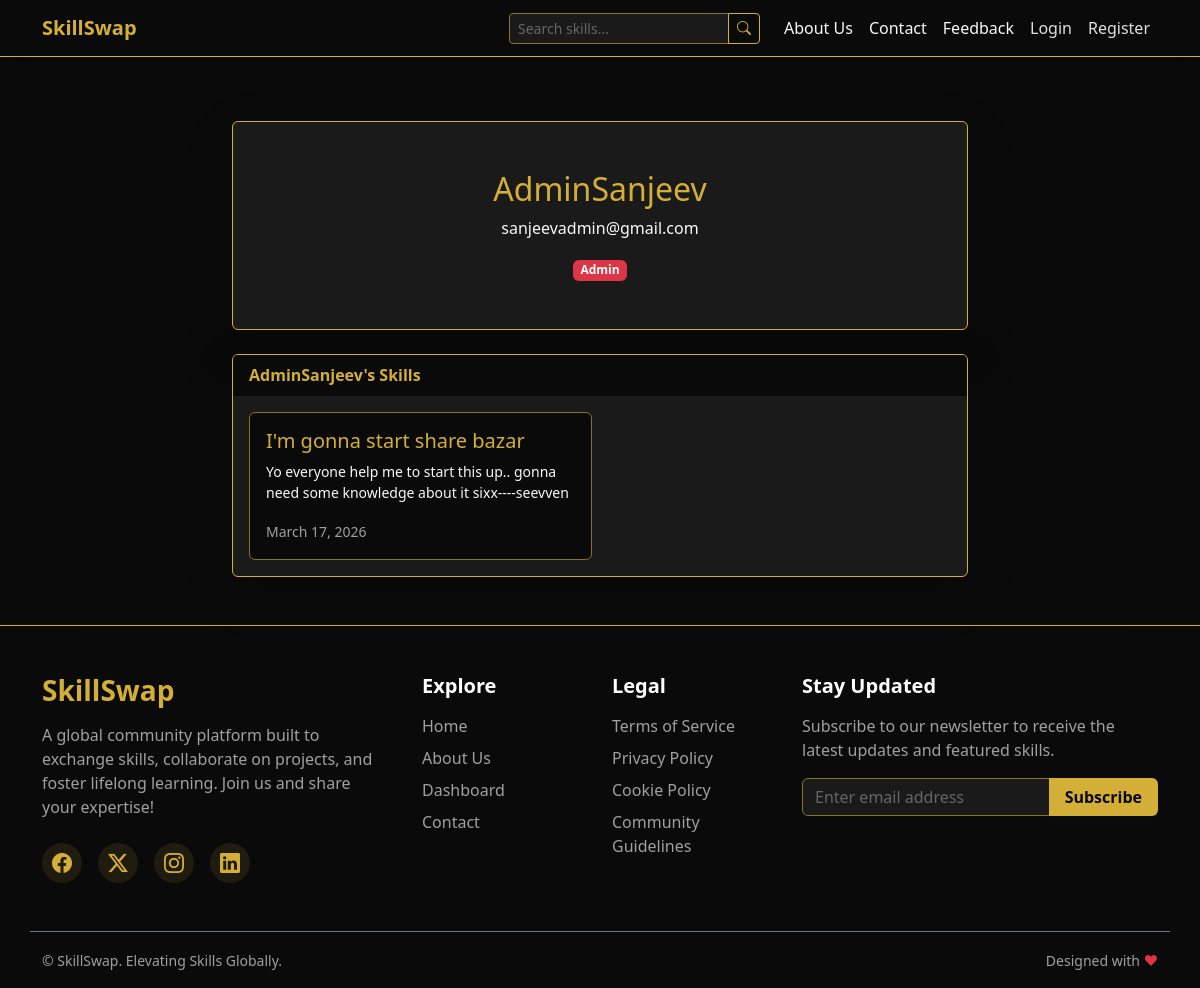
Page /user/AdminSanjeev on the committed database.
### models.py (models this page shows)
class User(db.Model, UserMixin):
    id = db.Column(db.Integer, primary_key=True)
    username = db.Column(db.String(20), unique=True, nullable=False)
    email = db.Column(db.String(120), unique=True, nullable=False)
    password = db.Column(db.String(60), nullable=False)
    is_admin = db.Column(db.Boolean, default=False)
    skills = db.relationship('Skill', backref='author', lazy=True)
    comments = db.relationship('Comment', backref='author', lazy=True)
    feedbacks = db.relationship('Feedback', backref='author', lazy=True)
    likes = db.relationship('Like', backref='user', lazy=True)

class Skill(db.Model):
    id = db.Column(db.Integer, primary_key=True)
    title = db.Column(db.String(100), nullable=False)
    description = db.Column(db.Text, nullable=False)
    date_posted = db.Column(db.DateTime, nullable=False, default=datetime.utcnow)
    user_id = db.Column(db.Integer, db.ForeignKey('user.id'), nullable=False)
    category_id = db.Column(db.Integer, db.ForeignKey('category.id'), nullable=False)
    comments = db.relationship('Comment', backref='skill', lazy=True)
    likes = db.relationship('Like', backref='skill', lazy=True)

### app.py (the view)
@app.route("/user/<username>")
def user_profile(username):
    user = User.query.filter_by(username=username).first_or_404()
    skills = Skill.query.filter_by(author=user).order_by(Skill.date_posted.desc()).all()
    return render_template('user_profile.html', user=user, skills=skills)

### templates/user_profile.html (shortened to what this page needs)
{% extends "base.html" %}
{% block content %}
<div class="row justify-content-center">
    <div class="col-lg-8">
        <div class="card bg-dark border-gold shadow-lg mt-4">
            <div class="card-body p-5 text-center">
                <h2 class="text-gold">{{ user.username }}</h2>
                <p class="text-light">{{ user.email }}</p>
                {% if user.is_admin %}
                <span class="badge bg-danger">Admin</span>
                {% endif %}
            </div>
        </div>
        <div class="card bg-dark border-gold shadow-lg mt-4">
            <div class="card-header bg-darkest text-gold fw-bold">
                {{ user.username }}'s Skills
            </div>
            <div class="card-body">
                {% if skills %}
                <div class="row g-3">
                    {% for skill in skills %}
                    <div class="col-md-6">
                        <div class="card h-100 bg-darkest border-gold-subtle">
                            <div class="card-body">
                                <h5 class="card-title"><a href="{{ url_for('skill', skill_id=skill.id) }}" class="text-gold text-decoration-none">{{ skill.title }}</a></h5>
                                <p class="card-text text-light small">{{ skill.description|truncate(100) }}</p>
                                <small class="text-secondary">{{ skill.date_posted.strftime('%B %d, %Y') }}</small>
                            </div>
                        </div>
                    </div>
                    {% endfor %}
                </div>
                {% else %}
                <p class="text-muted">No skills posted yet.</p>
                {% endif %}
            </div>
        </div>
    </div>
</div>
{% endblock %}

### static/css/style.css (style rules this page uses)
:root { --gold: #d4af37; --gold-subtle: #8a7322; --darkest: #0a0a0a; --dark: #1a1a1a; --light-text: #e0e0e0; }
body { display: flex; flex-direction: column; min-height: 100vh; background-color: var(--darkest); color: var(--light-text); }
h1, h2, h3, h4, h5, h6 { color: var(--gold); }
a { color: var(--gold); text-decoration: none; transition: color 0.3s ease; }
.text-gold { color: var(--gold) !important; }
.bg-darkest { background-color: var(--darkest) !important; }
.bg-dark { background-color: var(--dark) !important; }
.border-gold { border-color: var(--gold) !important; }
.border-gold-subtle { border-color: var(--gold-subtle) !important; }
.text-muted, .text-secondary { color: #a0a0a0 !important; }
::placeholder { color: #666 !important; opacity: 1; }
.card { background-color: var(--dark); border: 1px solid var(--gold-subtle); color: var(--light-text); }
.card-title { color: var(--gold); }

### rows in the picture
User: username "AdminSanjeev", email "sanjeevadmin@gmail.com"
Skill: title "I'm gonna start share bazar", description "Yo everyone help me to start this up.. gonna need some knowledge about it sixx----seevven", date_posted "March 17, 2026"
